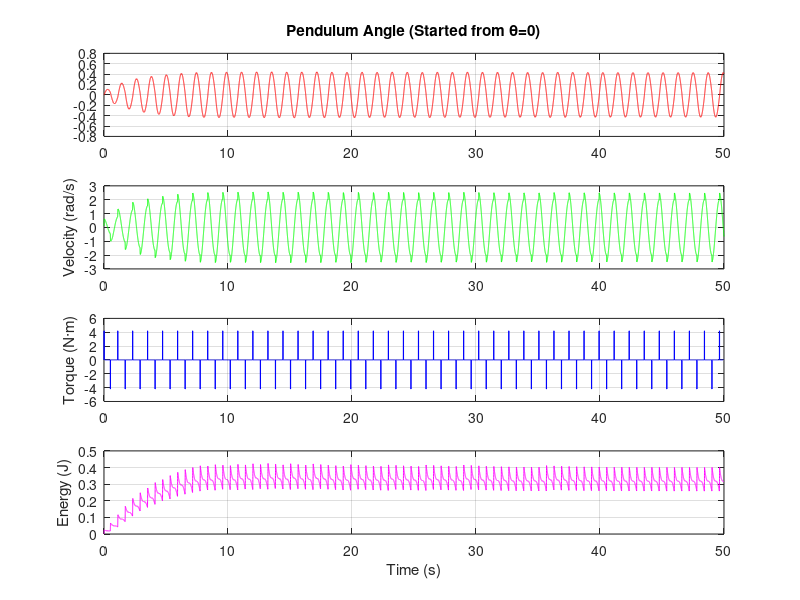
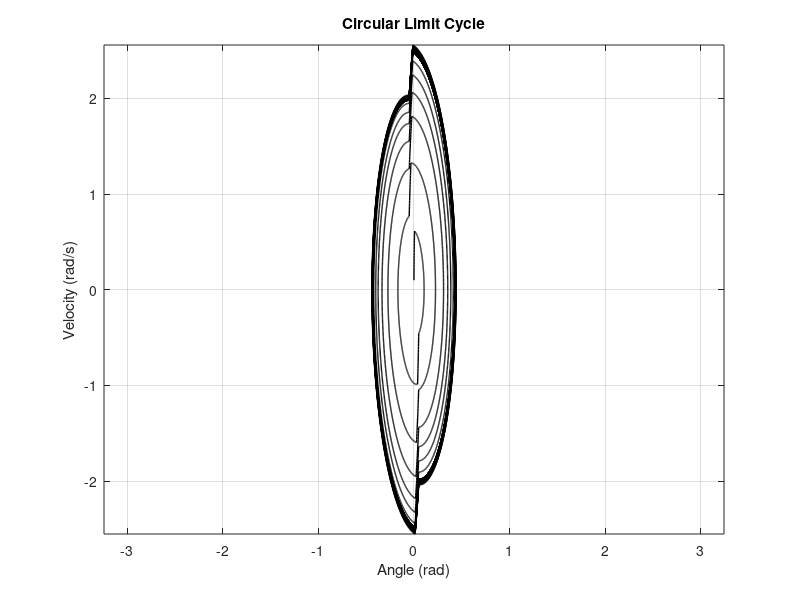

Source code (MATLAB) for these figures, in order:
clear; clc; close all;

%% System Parameters
L = 0.36;               % Pendulum length (m)
m = 1.0;                % Mass (kg)
g = 9.81;               % Gravity (m/s²)
J = m*L^2;              % Moment of inertia
b = 0.1;                % Friction coefficient
target_amp = 0.4;       % Target amplitude (rad ≈ 23°)
omega_n = sqrt(g/L);    % Natural frequency

%% Energy-Based Pulse Control Parameters
pulse_mag = 4.2;         % Torque magnitude (N·m)
pulse_duration = 0.015;  % Duration of each pulse (s)
rest_time = 0.5;         % Minimum time between pulses (s)

%% Simulation Setup
dt = 0.001;                      % Time step (s)
t = 0:dt:50;                     % Simulation time
theta = zeros(size(t));
dtheta = zeros(size(t));
theta(1) = 0;                   % Zero initial angle
dtheta(1) = 0.1;                % Small initial velocity
torque = zeros(size(t));

% Internal flags for pulse timing
last_pulse_time = -inf;         
pulse_active = false;           

%% Energy Regulation Loop
for i = 2:length(t)
    current_time = t(i);
    
    % Detect zero-crossing or force early pulses
    if ~pulse_active && ...
       (abs(theta(i-1)) < 0.05 || (current_time < 0.1)) && ...  % Kickstart
       (current_time - last_pulse_time) > rest_time

        pulse_active = true;
        last_pulse_time = current_time;
    end

    % Apply pulse if active
    if pulse_active
        torque(i) = sign(dtheta(i-1)) * pulse_mag;
        if (current_time - last_pulse_time) >= pulse_duration
            pulse_active = false;
        end
    end

    % Pendulum dynamics
    ddtheta = (torque(i) - b*dtheta(i-1) - m*g*L*sin(theta(i-1))) / J;
    dtheta(i) = dtheta(i-1) + dt*ddtheta;
    theta(i) = theta(i-1) + dt*dtheta(i);
end

%% Plotting (Same as before)
figure('Position', [100 100 900 900]);
subplot(4,1,1); plot(t, theta, 'r'); 
title(['Pendulum Angle (Started from θ=0)']); 
grid on;

subplot(4,1,2); plot(t, dtheta, 'g'); 
ylabel('Velocity (rad/s)'); grid on;

subplot(4,1,3); plot(t, torque, 'b'); 
ylabel('Torque (N·m)'); grid on;

subplot(4,1,4); 
E_total = 0.5*J*dtheta.^2 + m*g*L*(1-cos(theta));
plot(t, E_total, 'm'); 
xlabel('Time (s)'); ylabel('Energy (J)'); grid on;

% Phase portrait
figure;
plot(theta, dtheta, 'k', 'LineWidth', 1);
xlabel('Angle (rad)'); ylabel('Velocity (rad/s)');
title('Circular Limit Cycle');
grid on; axis equal;
